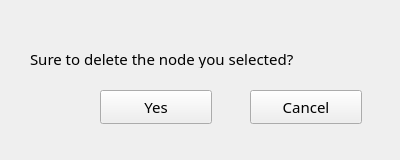
<?xml version="1.0" encoding="UTF-8"?>
<ui version="4.0">
 <class>DelDia</class>
 <widget class="QWidget" name="DelDia">
  <property name="geometry">
   <rect>
    <x>0</x>
    <y>0</y>
    <width>400</width>
    <height>160</height>
   </rect>
  </property>
  <property name="windowTitle">
   <string>DelDia</string>
  </property>
  <widget class="QLabel" name="label">
   <property name="geometry">
    <rect>
     <x>30</x>
     <y>50</y>
     <width>351</width>
     <height>18</height>
    </rect>
   </property>
   <property name="font">
    <font>
     <family>微软雅黑</family>
     <pointsize>11</pointsize>
    </font>
   </property>
   <property name="text">
    <string>Sure to delete the node you selected?</string>
   </property>
  </widget>
  <widget class="QPushButton" name="yes_btn">
   <property name="geometry">
    <rect>
     <x>100</x>
     <y>90</y>
     <width>112</width>
     <height>34</height>
    </rect>
   </property>
   <property name="font">
    <font>
     <family>微软雅黑</family>
     <pointsize>11</pointsize>
    </font>
   </property>
   <property name="text">
    <string>Yes</string>
   </property>
  </widget>
  <widget class="QPushButton" name="cancel_btn">
   <property name="geometry">
    <rect>
     <x>250</x>
     <y>90</y>
     <width>112</width>
     <height>34</height>
    </rect>
   </property>
   <property name="font">
    <font>
     <family>微软雅黑</family>
     <pointsize>11</pointsize>
    </font>
   </property>
   <property name="text">
    <string>Cancel</string>
   </property>
  </widget>
 </widget>
 <layoutdefault spacing="6" margin="11"/>
 <resources/>
 <connections/>
</ui>
